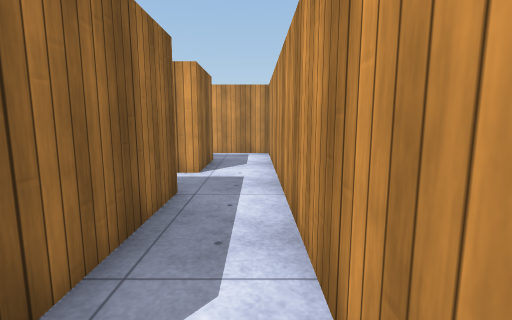
view 1 (above)

24 first-person views from a walk through a Unity game level. The camera is 1.2 m above the floor, tilts 8° down and sees 85° across. Doors are open. The floor is counted in squares, 1 m on a side. Each view is taken from the middle of a square. On the plan, view 1 faces up. The plan holds only what a view shows up to about 13 squares ahead; the rest is blank. The player character is not drawn. Surface patterns are stand-ins for the level's own textures.

view 2
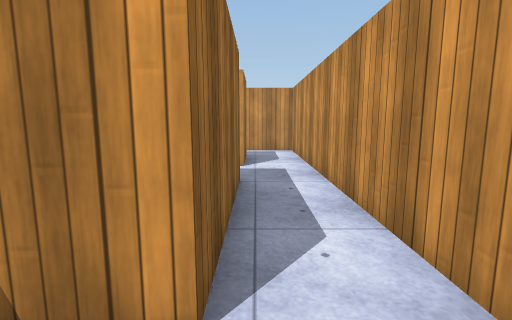

view 3
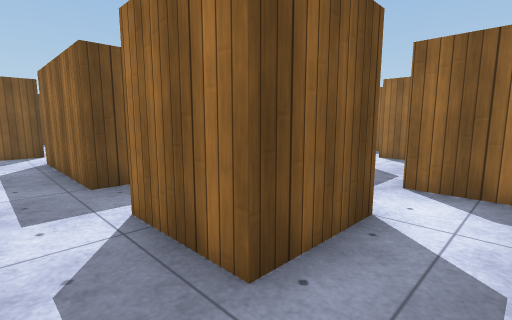

view 4
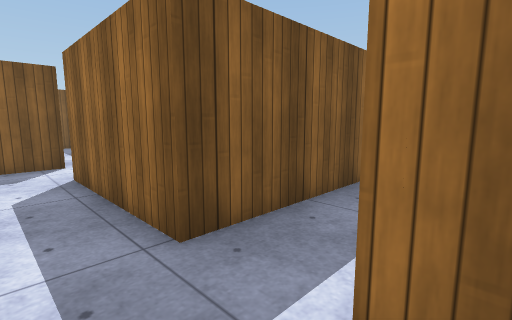

view 5
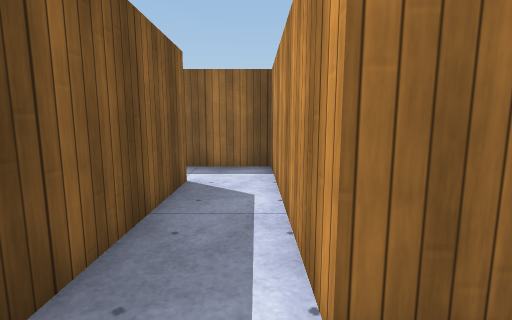

view 6
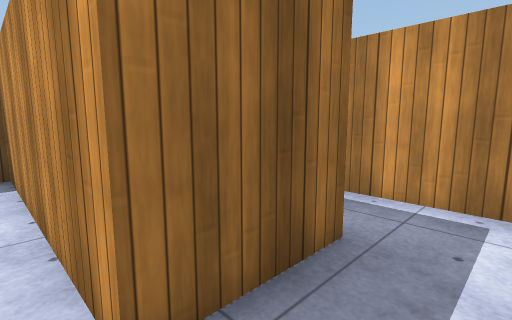

view 7
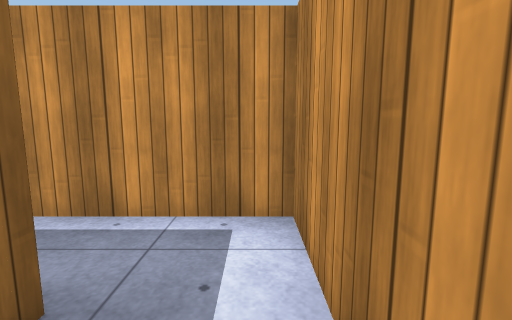

view 8
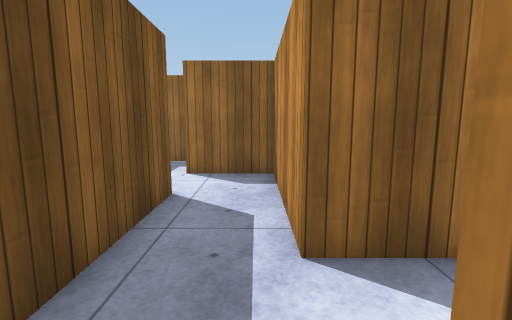

view 9
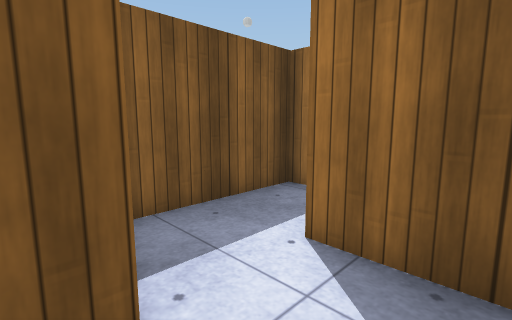

view 10
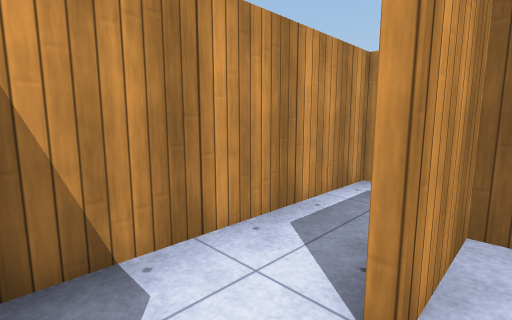

view 11
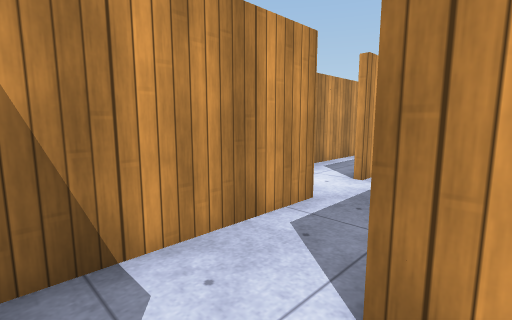

view 12
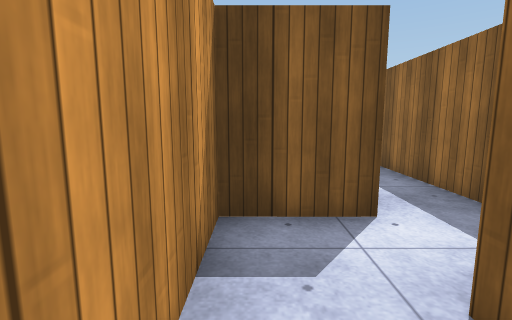

view 13
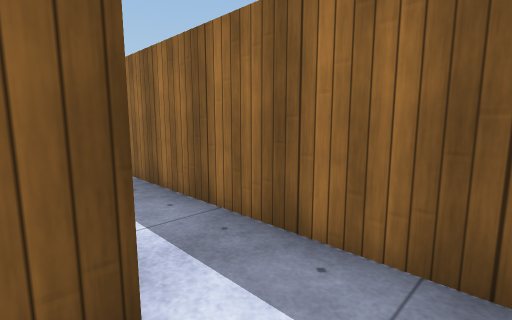

view 14
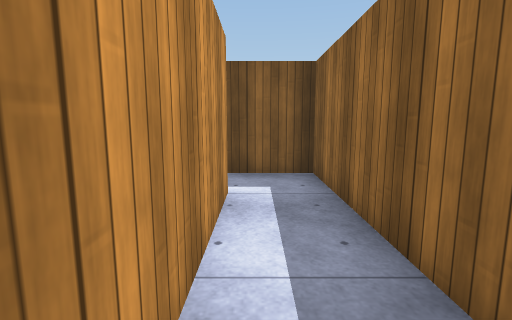

view 15
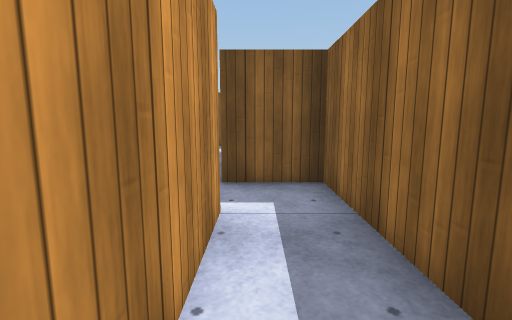

view 16
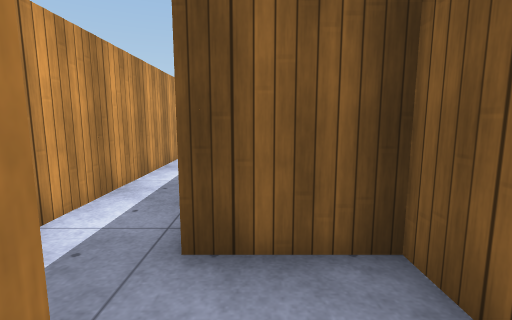

view 17
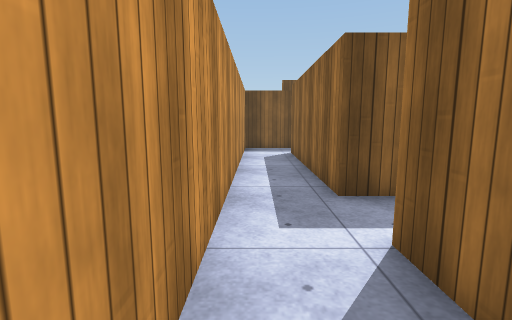

view 18
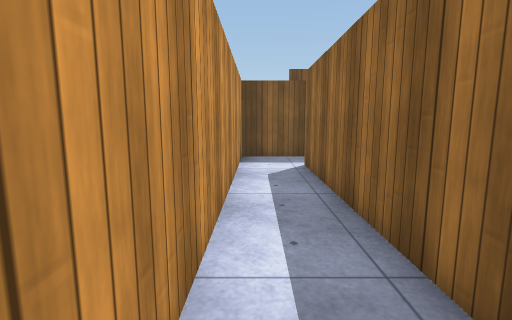

view 19
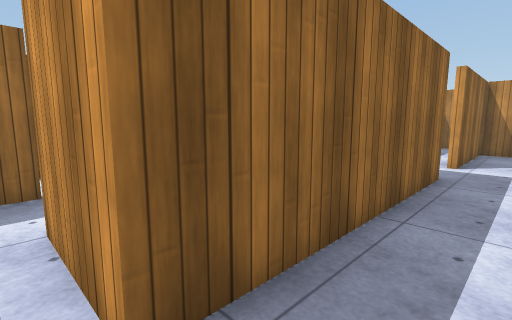

view 20
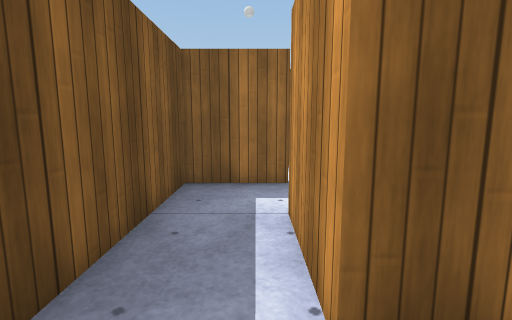

view 21
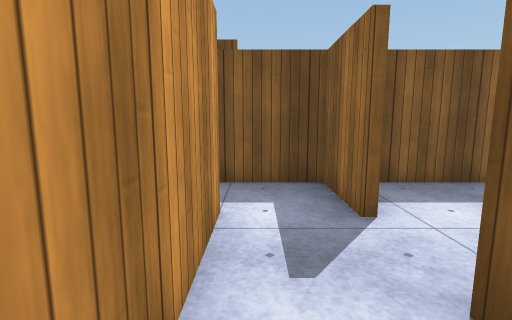

view 22
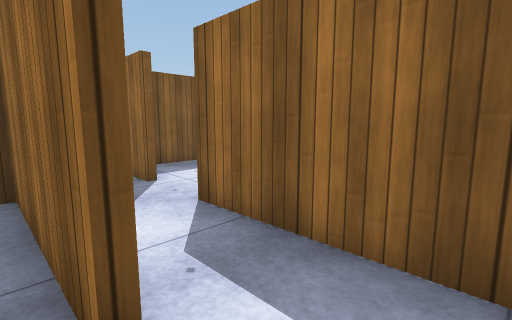

view 23
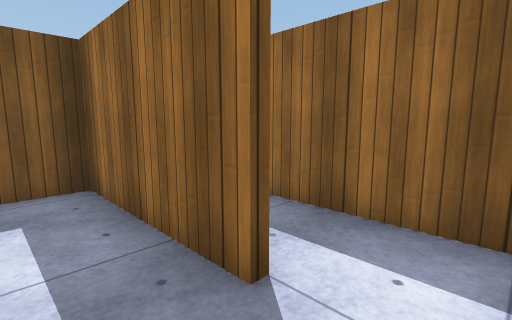

view 24
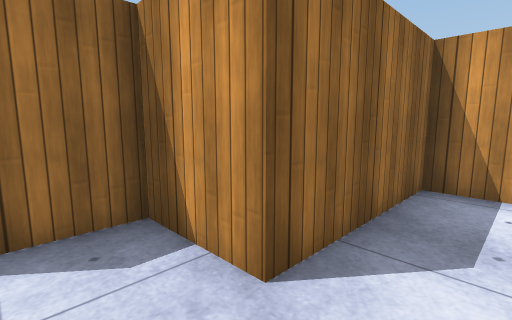

### Floor plan
Ten units are one square. View 1 is at (0, 0); x grows to the right and y downward. Boxes are objects, and circles mark ways between rooms. Rooms are numbered by the first view taken in them; rooms with no view inside come last. Other rooms are left out.
<svg viewBox="-118 -109 128 268">
<path fill="none" stroke="#000" d="M-13 -4 -30 -4M-15 14 5 14 5 -6M-33 0 -33 15M-36 -86 -13 -86 -13 -64M-53 -99 -53 -84M5 -65 5 -104 -50 -104M-13 -64 -73 -64M-56 -46 -13 -46 -13 -4M5 -6 5 -65M-53 -84 -74 -84M-65 -66 -44 -66M-15 -80 -15 -84 -36 -84M-75 -60 -75 -66 -65 -66M-113 -60 -113 -46 -82 -46M-74 -84 -93 -84 -93 -64M-15 56 -15 14M-33 15 -33 74 -13 74M-13 74 -13 136 -35 136M-53 132 -53 154 5 154 5 34M-13 16 -13 56M-35 136 -35 104M-41 76 -53 76 -53 116 -73 116 -73 132M-33 94 -33 134 -21 134"/>
<circle cx="0" cy="-10" r="3" fill="#2a7"/>
<circle cx="-20" cy="10" r="3" fill="#2a7"/>
<circle cx="0" cy="-70" r="3" fill="#2a7"/>
<circle cx="-40" cy="-90" r="3" fill="#2a7"/>
<circle cx="-70" cy="-80" r="3" fill="#2a7"/>
<circle cx="-10" cy="60" r="3" fill="#2a7"/>
<circle cx="-40" cy="140" r="3" fill="#2a7"/>
<circle cx="-30" cy="90" r="3" fill="#2a7"/>
<text x="-10" y="0">1</text>
<text x="-20" y="-100">2</text>
<text x="-10" y="-60">3</text>
<text x="-50" y="-80">4</text>
<text x="-90" y="-60">5</text>
<text x="-20" y="40">6</text>
<text x="0" y="100">7</text>
<text x="-50" y="120">8</text>
<text x="-20" y="100">9</text>
</svg>
Room 1 opens to room 3. Room 1 opens to room 6. Room 2 opens to room 3. Room 2 opens to room 4. Room 4 opens to room 5. Room 6 opens to room 7. Room 7 opens to room 8. Room 8 opens to room 9.

Where each view was taken, in squares from view 1:
view 1: 0 up, 0 right, facing up
view 2: 1 down, 1 left, facing up
view 3: 10 up, 0 right, facing down-left
view 4: 7 up, 0 right, facing down-left
view 5: 6 up, 0 right, facing left
view 6: 6 up, 0 right, facing up-left
view 7: 7 up, 0 right, facing up
view 8: 8 up, 3 left, facing left
view 9: 8 up, 7 left, facing down-left
view 10: 8 up, 5 left, facing up-right
view 11: 6 up, 9 left, facing up-right
view 12: 2 up, 0 right, facing down
view 13: 0 up, 1 left, facing down-left
view 14: 1 down, 2 left, facing down
view 15: 2 down, 2 left, facing down
view 16: 5 down, 2 left, facing down
view 17: 3 down, 0 right, facing down
view 18: 6 down, 0 right, facing down
view 19: 14 down, 0 right, facing up-left
view 20: 14 down, 0 right, facing left
view 21: 10 down, 4 left, facing down
view 22: 8 down, 3 left, facing down-left
view 23: 8 down, 2 left, facing down-left
view 24: 13 down, 4 left, facing up-left
